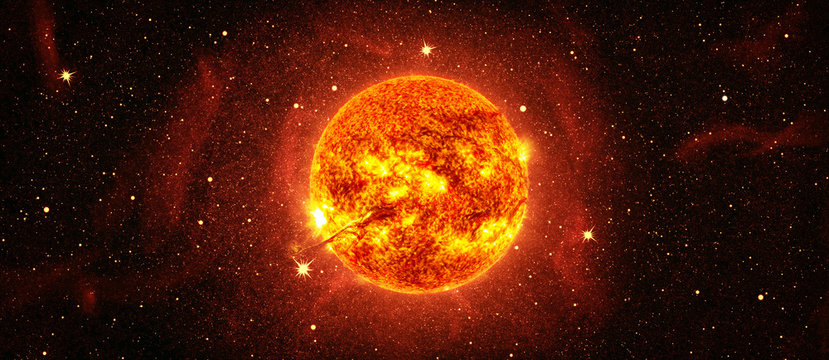
#> input picture hard/hard1/background2.jpg, 829 x 360 px
$ python hard1.py
#> lines starting #> are read from the running program, lines starting #| are printed output that depends on the picture
import numpy as np
import matplotlib.pyplot as plt
from matplotlib.animation import FuncAnimation
from PIL import Image

bg = Image.open("background2.jpg")
#> bg is the input picture: PIL image 829x360 RGB; mean R, G, B 82.1, 30.1, 9.4
bg = np.array(bg)

fig, ax = plt.subplots()

ax.imshow(bg, extent=[-2, 2, -2, 2])

ax.set_xlim(-2, 2)
ax.set_ylim(-2, 2)
ax.set_aspect('equal')
ax.axis('off')


body, = ax.plot([], [], 'o', markersize=15)

radius = 1.0

def update(frame):
    angle = np.radians(frame)

    x = radius * np.cos(angle)
    y = radius * np.sin(angle)

    body.set_data([x], [y])
    return body,

ani = FuncAnimation(fig, update, frames=np.arange(0, 360, 2), interval=30)

plt.show()
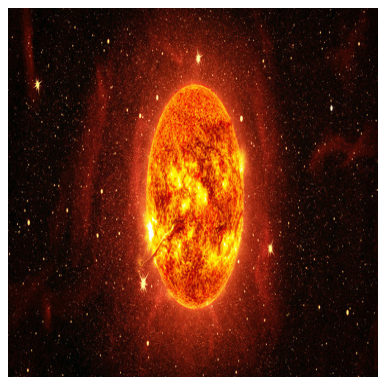
#> figure drawn by matplotlib, 1 panel
